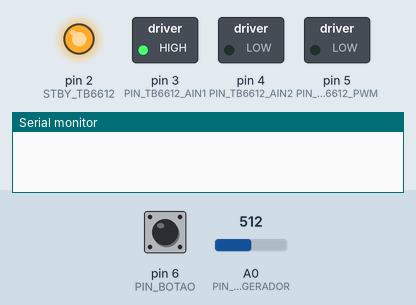
The sketch below on a simulated Arduino Uno, built with avr-gcc and run on an emulated ATmega328P. Parts: switched loads named in the sketch (green lamp = pin HIGH), output pins drawn as LEDs (lit = HIGH), the last lines printed to the serial monitor. Inputs (shaded band) come from the test bench; at power-on: pin 6 (PIN_BOTAO) HIGH, A0 (PIN_TACOGERADOR) = 512.

Above: at 1.2 s.
1.3 s: pin 6 (PIN_BOTAO) pulled LOW for 0.15 s
At 3.0 s:
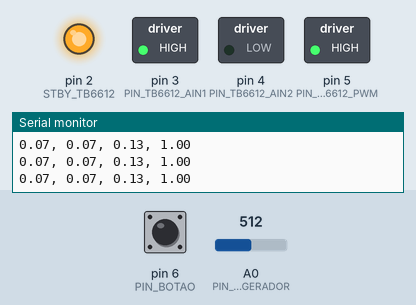
3.4 s: A0 (PIN_TACOGERADOR) set to 716
At 3.8 s:
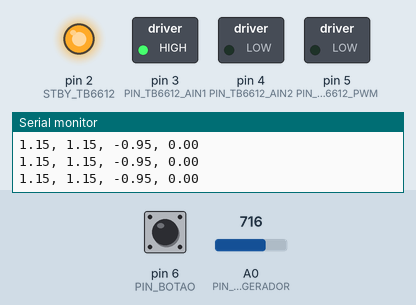
6.4 s: A0 (PIN_TACOGERADOR) set to 511
At 6.58 s:
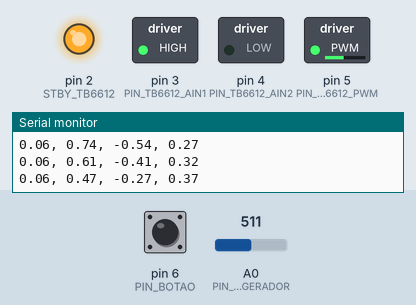
8.3 s: pin 6 (PIN_BOTAO) pulled LOW for 1 s
At 10.5 s:
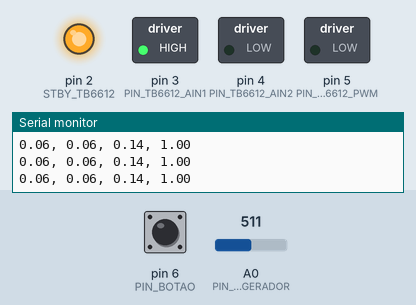
10.8 s: pin 6 (PIN_BOTAO) pulled LOW for 3.2 s
At 14.4 s:
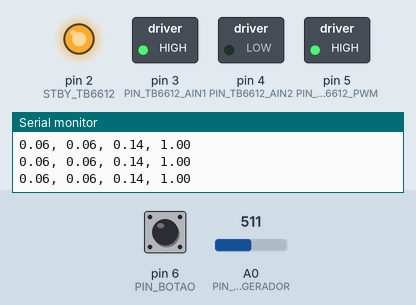
Timing chart, 0 to 15.9 s (numbered marks = the images above; inputs shaded):
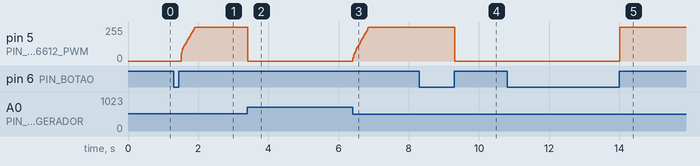

The sketch:

Controlador.ino
```cpp
#include "ControladorPID.h"
#include "FiltroFIR.h"
#include "SinalReferencia.h"

#define PIN_TB6612_STBY 2
#define PIN_TB6612_AIN1 3
#define PIN_TB6612_AIN2 4
#define PIN_TB6612_PWM 5
#define PIN_BOTAO 6
#define PIN_TACOGERADOR A0

constexpr float frequenciaAmostragem = 100.0f;
constexpr float periodoAmostragem_s = 1.0f / frequenciaAmostragem;
constexpr unsigned long periodoAmostragem_us = (unsigned long)(periodoAmostragem_s * 1000000.0f);

// 0 < r < 1
float sinalReferencia()
{
    return 0.2f;
}

const float firCoefs[] = {
    1.0f/8.0f,
    1.0f/8.0f,
    1.0f/8.0f,
    1.0f/8.0f,
    1.0f/8.0f,
    1.0f/8.0f,
    1.0f/8.0f,
    1.0f/8.0f,
};
FiltroFIR<8> filtro(firCoefs);
ControladorPID pid(
    1.384,
    33.8766,
    -0.0014862,
    60.0089,
    periodoAmostragem_s
);

void definirSentido(bool horario)
{
    digitalWrite(PIN_TB6612_AIN1, horario);
    digitalWrite(PIN_TB6612_AIN2, !horario);
}

void controlar()
{
    float y = ((float)analogRead(PIN_TACOGERADOR) - 499.0f) / 188.8f;
    float yf = filtro.atualizar(y);     //y filtrado
    float ef = sinalReferencia() - yf;  //erro filtrado
    float e = sinalReferencia() - y;    //erro sem filtro (aplicado ao controlador)
    float c = pid.atualizar(e);
    analogWrite(PIN_TB6612_PWM, c * 255.0f);

    Serial.print(y);
    Serial.print(", ");
    Serial.print(yf);
    Serial.print(", ");
    Serial.print(ef);
    Serial.print(", ");
    Serial.print(c);
    Serial.println();

}

void setup()
{
    Serial.begin(9600);

    pinMode(2, OUTPUT);       // STBY TB6612
    pinMode(3, OUTPUT);       // AIN1 TB6612
    pinMode(4, OUTPUT);       // AIN2 TB6612
    pinMode(5, OUTPUT);       // PWM ARDUINO UNO
    pinMode(6, INPUT_PULLUP); // BOTÃO ENTRADA

    digitalWrite(2, HIGH); // Coloca o driver TB6612 em operação

    definirSentido(true);

    Serial.begin(9600);
}

bool bEstadoPrograma = false;
bool bUltimoEstadoPrograma = false;
unsigned long tp1 = 0;
void loop()
{
    if (!digitalRead(PIN_BOTAO)) {
        bEstadoPrograma = !bEstadoPrograma;
        while (!digitalRead(PIN_BOTAO)) delay(100);
    }
    if (bEstadoPrograma) {
        if (!bUltimoEstadoPrograma) {
            bUltimoEstadoPrograma = true;
            tp1 = micros();
        }
        if (micros() - tp1 >= periodoAmostragem_us) {
            tp1 += periodoAmostragem_us;
            controlar();
        }
    }
    else if (bUltimoEstadoPrograma) {
        bUltimoEstadoPrograma = false;
        analogWrite(PIN_TB6612_PWM, 0);
    }
}
```

ControladorPID.cpp
```cpp
#include "ControladorPID.h"
#include <Arduino.h>

ControladorPID::ControladorPID(float kp, float ki, float kd, float n, float ts)
    :kp(kp), ki(ki), kd(kd), n(n), ts(ts)
{
}

float ControladorPID::atualizar(float e) {
    i = i + ki*ts*e1;
    i = max(0.0f, min(i, 1.0f));        //para lidar com a saturação do atuador
    d = -(n*ts-1)*d + kd*n*(e - e1);
    u = kp*e + i + d;
    u = max(0.0f, min(1.0f, u));        //para lidar com a saturação do atuador
    e1 = e;
    return u;
}
```

ControladorPID.h
```cpp
#ifndef CONTROLADOR_PID_H
#define CONTROLADOR_PID_H

class ControladorPID
{
private:
    float u = 0.0f, i = 0.0f, d = 0.0f, e1 = 0.0f;
    float kp, ki, kd, n, ts;

public:
    // n: frequência de corte da malha derivativa em rad/s
    // ts: periodo de amostragem
    ControladorPID(float kp, float ki, float kd, float n, float ts);

    // e: erro
    float atualizar(float e);
};

#endif
```

FiltroFIR.h
```cpp
#ifndef FILTRO_FIR_H
#define FILTRO_FIR_H

template <int TAM>
class FiltroFIR
{
private:
    const float* coefs;
    float amostras[TAM] = { 0.0f };
    int k = 0;

public:
    FiltroFIR(const float* coefs): coefs(coefs) {}
    float atualizar(float amostra)
    {
        float val = 0.0f;
        amostras[k] = amostra;
        for (int i = 0; i < TAM; i++)
        {
            val += amostras[(k - i + TAM) % TAM] * coefs[i];
        }
        k = (k + 1) % TAM;
        return val;
    }
};

#endif
```

SinalReferencia.h
```cpp
#ifndef SINAL_REFERENCIA_H
#define SINAL_REFERENCIA_H

class SinalReferencia
{
public:
    void aoPressionarBotao() {}
    float operator()() {};
};

#endif
```

Measured:
- after the input at 1.3 s, pin 5 (PIN_TB6612_PWM): moves from 0/255 to 255/255 over 0.41 s, starting after 0.21 s
- after the input at 3.4 s, pin 5 (PIN_TB6612_PWM): 255/255 → 0/255 at once
- after the input at 6.4 s, pin 5 (PIN_TB6612_PWM): moves from 0/255 to 255/255 over 0.46 s, starting at once
- after the input at 8.3 s, pin 5 (PIN_TB6612_PWM): 255/255 → 0/255 after 1.0 s
- after the input at 10.8 s, pin 5 (PIN_TB6612_PWM): 0/255 → 255/255 after 3.2 s
